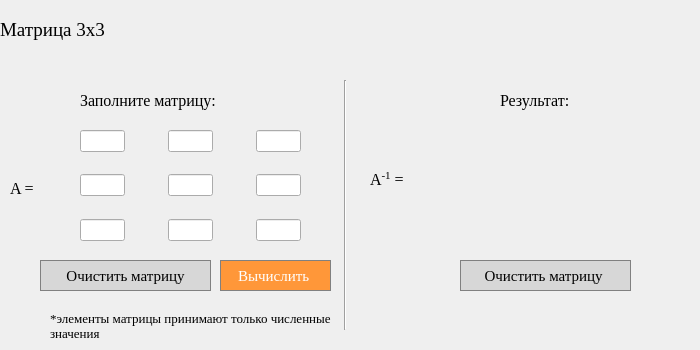
<?xml version="1.0" encoding="UTF-8"?>
<ui version="4.0">
 <class>matrix_inverse_3x3</class>
 <widget class="QDialog" name="matrix_inverse_3x3">
  <property name="geometry">
   <rect>
    <x>0</x>
    <y>0</y>
    <width>700</width>
    <height>350</height>
   </rect>
  </property>
  <property name="windowTitle">
   <string>Matrix inverse 3x3</string>
  </property>
  <widget class="QLabel" name="label">
   <property name="geometry">
    <rect>
     <x>0</x>
     <y>10</y>
     <width>700</width>
     <height>40</height>
    </rect>
   </property>
   <property name="sizePolicy">
    <sizepolicy hsizetype="Preferred" vsizetype="Fixed">
     <horstretch>0</horstretch>
     <verstretch>0</verstretch>
    </sizepolicy>
   </property>
   <property name="font">
    <font>
     <family>Times New Roman</family>
     <pointsize>14</pointsize>
    </font>
   </property>
   <property name="styleSheet">
    <string notr="true">QLabel {
	qproperty-alignment: 'AlignVCenter | AlignCenter';
}</string>
   </property>
   <property name="text">
    <string>Матрица 3x3</string>
   </property>
  </widget>
  <widget class="QLabel" name="label_3">
   <property name="geometry">
    <rect>
     <x>10</x>
     <y>180</y>
     <width>55</width>
     <height>16</height>
    </rect>
   </property>
   <property name="font">
    <font>
     <family>Times New Roman</family>
     <pointsize>12</pointsize>
    </font>
   </property>
   <property name="styleSheet">
    <string notr="true">QLabel {
	qproperty-alignment: 'AlignVCenter | AlignRight';
}</string>
   </property>
   <property name="text">
    <string>A =</string>
   </property>
  </widget>
  <widget class="QWidget" name="layoutWidget">
   <property name="geometry">
    <rect>
     <x>80</x>
     <y>130</y>
     <width>221</width>
     <height>111</height>
    </rect>
   </property>
   <layout class="QVBoxLayout" name="verticalLayout">
    <item>
     <layout class="QHBoxLayout" name="horizontalLayout">
      <item>
       <widget class="QLineEdit" name="lineEdit_1"/>
      </item>
      <item>
       <spacer name="horizontalSpacer">
        <property name="orientation">
         <enum>Qt::Horizontal</enum>
        </property>
        <property name="sizeType">
         <enum>QSizePolicy::Preferred</enum>
        </property>
        <property name="sizeHint" stdset="0">
         <size>
          <width>100</width>
          <height>20</height>
         </size>
        </property>
       </spacer>
      </item>
      <item>
       <widget class="QLineEdit" name="lineEdit_2"/>
      </item>
      <item>
       <spacer name="horizontalSpacer_3">
        <property name="orientation">
         <enum>Qt::Horizontal</enum>
        </property>
        <property name="sizeType">
         <enum>QSizePolicy::Preferred</enum>
        </property>
        <property name="sizeHint" stdset="0">
         <size>
          <width>100</width>
          <height>20</height>
         </size>
        </property>
       </spacer>
      </item>
      <item>
       <widget class="QLineEdit" name="lineEdit_3"/>
      </item>
     </layout>
    </item>
    <item>
     <spacer name="verticalSpacer">
      <property name="orientation">
       <enum>Qt::Vertical</enum>
      </property>
      <property name="sizeHint" stdset="0">
       <size>
        <width>20</width>
        <height>40</height>
       </size>
      </property>
     </spacer>
    </item>
    <item>
     <layout class="QHBoxLayout" name="horizontalLayout_2">
      <item>
       <widget class="QLineEdit" name="lineEdit_4"/>
      </item>
      <item>
       <spacer name="horizontalSpacer_2">
        <property name="orientation">
         <enum>Qt::Horizontal</enum>
        </property>
        <property name="sizeType">
         <enum>QSizePolicy::Preferred</enum>
        </property>
        <property name="sizeHint" stdset="0">
         <size>
          <width>100</width>
          <height>20</height>
         </size>
        </property>
       </spacer>
      </item>
      <item>
       <widget class="QLineEdit" name="lineEdit_5"/>
      </item>
      <item>
       <spacer name="horizontalSpacer_4">
        <property name="orientation">
         <enum>Qt::Horizontal</enum>
        </property>
        <property name="sizeType">
         <enum>QSizePolicy::Preferred</enum>
        </property>
        <property name="sizeHint" stdset="0">
         <size>
          <width>100</width>
          <height>20</height>
         </size>
        </property>
       </spacer>
      </item>
      <item>
       <widget class="QLineEdit" name="lineEdit_6"/>
      </item>
     </layout>
    </item>
    <item>
     <spacer name="verticalSpacer_2">
      <property name="orientation">
       <enum>Qt::Vertical</enum>
      </property>
      <property name="sizeHint" stdset="0">
       <size>
        <width>20</width>
        <height>40</height>
       </size>
      </property>
     </spacer>
    </item>
    <item>
     <layout class="QHBoxLayout" name="horizontalLayout_3">
      <item>
       <widget class="QLineEdit" name="lineEdit_7"/>
      </item>
      <item>
       <spacer name="horizontalSpacer_5">
        <property name="orientation">
         <enum>Qt::Horizontal</enum>
        </property>
        <property name="sizeType">
         <enum>QSizePolicy::Preferred</enum>
        </property>
        <property name="sizeHint" stdset="0">
         <size>
          <width>100</width>
          <height>20</height>
         </size>
        </property>
       </spacer>
      </item>
      <item>
       <widget class="QLineEdit" name="lineEdit_8"/>
      </item>
      <item>
       <spacer name="horizontalSpacer_6">
        <property name="orientation">
         <enum>Qt::Horizontal</enum>
        </property>
        <property name="sizeType">
         <enum>QSizePolicy::Preferred</enum>
        </property>
        <property name="sizeHint" stdset="0">
         <size>
          <width>100</width>
          <height>20</height>
         </size>
        </property>
       </spacer>
      </item>
      <item>
       <widget class="QLineEdit" name="lineEdit_9"/>
      </item>
     </layout>
    </item>
   </layout>
  </widget>
  <widget class="Line" name="line">
   <property name="geometry">
    <rect>
     <x>340</x>
     <y>80</y>
     <width>10</width>
     <height>250</height>
    </rect>
   </property>
   <property name="orientation">
    <enum>Qt::Vertical</enum>
   </property>
  </widget>
  <widget class="QPushButton" name="pushButton_clear">
   <property name="geometry">
    <rect>
     <x>40</x>
     <y>260</y>
     <width>171</width>
     <height>31</height>
    </rect>
   </property>
   <property name="font">
    <font>
     <family>Times New Roman</family>
     <pointsize>11</pointsize>
    </font>
   </property>
   <property name="styleSheet">
    <string notr="true">QPushButton {
  background-color: rgb(215, 215, 215);
  border: 1px solid gray;
}
QPushButton:pressed {
    background-color: qlineargradient(x1: 0, y1: 0, x2: 0, y2: 1,
                                      stop: 0 #BEBEBE, stop: 1 #D7D7D7);
}</string>
   </property>
   <property name="text">
    <string>Очистить матрицу</string>
   </property>
  </widget>
  <widget class="QPushButton" name="pushButton_clear_res">
   <property name="geometry">
    <rect>
     <x>460</x>
     <y>260</y>
     <width>171</width>
     <height>31</height>
    </rect>
   </property>
   <property name="font">
    <font>
     <family>Times New Roman</family>
     <pointsize>11</pointsize>
    </font>
   </property>
   <property name="acceptDrops">
    <bool>false</bool>
   </property>
   <property name="autoFillBackground">
    <bool>false</bool>
   </property>
   <property name="styleSheet">
    <string notr="true">QPushButton {
  background-color: rgb(215, 215, 215);
  border: 1px solid gray;
}
QPushButton:pressed {
    background-color: qlineargradient(x1: 0, y1: 0, x2: 0, y2: 1,
                                      stop: 0 #BEBEBE, stop: 1 #D7D7D7);
}</string>
   </property>
   <property name="text">
    <string>Очистить матрицу </string>
   </property>
   <property name="checkable">
    <bool>false</bool>
   </property>
   <property name="autoRepeat">
    <bool>false</bool>
   </property>
   <property name="autoExclusive">
    <bool>false</bool>
   </property>
   <property name="default">
    <bool>false</bool>
   </property>
   <property name="flat">
    <bool>false</bool>
   </property>
  </widget>
  <widget class="QPushButton" name="pushButton_det_2x2">
   <property name="geometry">
    <rect>
     <x>220</x>
     <y>260</y>
     <width>111</width>
     <height>31</height>
    </rect>
   </property>
   <property name="font">
    <font>
     <family>Times New Roman</family>
     <pointsize>11</pointsize>
    </font>
   </property>
   <property name="styleSheet">
    <string notr="true">QPushButton {
  background-color: rgb(255, 151, 57);
  color: white; 
  border: 1px solid gray;
}

QPushButton:pressed {
    background-color: qlineargradient(x1: 0, y1: 0, x2: 0, y2: 1,
                                      stop: 0 #FF7832, stop: 1 #FF9739);
}</string>
   </property>
   <property name="text">
    <string>Вычислить </string>
   </property>
  </widget>
  <widget class="QWidget" name="layoutWidget_2">
   <property name="geometry">
    <rect>
     <x>420</x>
     <y>130</y>
     <width>241</width>
     <height>111</height>
    </rect>
   </property>
   <layout class="QVBoxLayout" name="verticalLayout_2">
    <item>
     <layout class="QHBoxLayout" name="horizontalLayout_4">
      <item>
       <widget class="QLabel" name="label_inverse_3x3_res_1">
        <property name="sizePolicy">
         <sizepolicy hsizetype="Expanding" vsizetype="Preferred">
          <horstretch>0</horstretch>
          <verstretch>0</verstretch>
         </sizepolicy>
        </property>
        <property name="styleSheet">
         <string notr="true">QLabel {
	qproperty-alignment: 'AlignVCenter | AlignLeft';
	border : 1px solid gray;
}

background-color : white;</string>
        </property>
        <property name="text">
         <string/>
        </property>
       </widget>
      </item>
      <item>
       <spacer name="horizontalSpacer_7">
        <property name="orientation">
         <enum>Qt::Horizontal</enum>
        </property>
        <property name="sizeType">
         <enum>QSizePolicy::Fixed</enum>
        </property>
        <property name="sizeHint" stdset="0">
         <size>
          <width>10</width>
          <height>20</height>
         </size>
        </property>
       </spacer>
      </item>
      <item>
       <widget class="QLabel" name="label_inverse_3x3_res_2">
        <property name="sizePolicy">
         <sizepolicy hsizetype="Expanding" vsizetype="Preferred">
          <horstretch>0</horstretch>
          <verstretch>0</verstretch>
         </sizepolicy>
        </property>
        <property name="styleSheet">
         <string notr="true">QLabel {
	qproperty-alignment: 'AlignVCenter | AlignLeft';
	border : 1px solid gray;
}

background-color : white;</string>
        </property>
        <property name="text">
         <string/>
        </property>
       </widget>
      </item>
      <item>
       <spacer name="horizontalSpacer_8">
        <property name="orientation">
         <enum>Qt::Horizontal</enum>
        </property>
        <property name="sizeType">
         <enum>QSizePolicy::Fixed</enum>
        </property>
        <property name="sizeHint" stdset="0">
         <size>
          <width>10</width>
          <height>20</height>
         </size>
        </property>
       </spacer>
      </item>
      <item>
       <widget class="QLabel" name="label_inverse_3x3_res_3">
        <property name="sizePolicy">
         <sizepolicy hsizetype="Expanding" vsizetype="Preferred">
          <horstretch>0</horstretch>
          <verstretch>0</verstretch>
         </sizepolicy>
        </property>
        <property name="styleSheet">
         <string notr="true">QLabel {
	qproperty-alignment: 'AlignVCenter | AlignLeft';
	border : 1px solid gray;
}

background-color : white;</string>
        </property>
        <property name="text">
         <string/>
        </property>
       </widget>
      </item>
     </layout>
    </item>
    <item>
     <spacer name="verticalSpacer_3">
      <property name="orientation">
       <enum>Qt::Vertical</enum>
      </property>
      <property name="sizeType">
       <enum>QSizePolicy::Preferred</enum>
      </property>
      <property name="sizeHint" stdset="0">
       <size>
        <width>186</width>
        <height>13</height>
       </size>
      </property>
     </spacer>
    </item>
    <item>
     <layout class="QHBoxLayout" name="horizontalLayout_5">
      <item>
       <widget class="QLabel" name="label_inverse_3x3_res_4">
        <property name="sizePolicy">
         <sizepolicy hsizetype="Expanding" vsizetype="Preferred">
          <horstretch>0</horstretch>
          <verstretch>0</verstretch>
         </sizepolicy>
        </property>
        <property name="styleSheet">
         <string notr="true">QLabel {
	qproperty-alignment: 'AlignVCenter | AlignLeft';
	border : 1px solid gray;
}

background-color : white;</string>
        </property>
        <property name="text">
         <string/>
        </property>
       </widget>
      </item>
      <item>
       <spacer name="horizontalSpacer_9">
        <property name="orientation">
         <enum>Qt::Horizontal</enum>
        </property>
        <property name="sizeType">
         <enum>QSizePolicy::Fixed</enum>
        </property>
        <property name="sizeHint" stdset="0">
         <size>
          <width>10</width>
          <height>20</height>
         </size>
        </property>
       </spacer>
      </item>
      <item>
       <widget class="QLabel" name="label_inverse_3x3_res_5">
        <property name="sizePolicy">
         <sizepolicy hsizetype="Expanding" vsizetype="Preferred">
          <horstretch>0</horstretch>
          <verstretch>0</verstretch>
         </sizepolicy>
        </property>
        <property name="styleSheet">
         <string notr="true">QLabel {
	qproperty-alignment: 'AlignVCenter | AlignLeft';
	border : 1px solid gray;
}

background-color : white;</string>
        </property>
        <property name="text">
         <string/>
        </property>
       </widget>
      </item>
      <item>
       <spacer name="horizontalSpacer_10">
        <property name="orientation">
         <enum>Qt::Horizontal</enum>
        </property>
        <property name="sizeType">
         <enum>QSizePolicy::Fixed</enum>
        </property>
        <property name="sizeHint" stdset="0">
         <size>
          <width>10</width>
          <height>20</height>
         </size>
        </property>
       </spacer>
      </item>
      <item>
       <widget class="QLabel" name="label_inverse_3x3_res_6">
        <property name="sizePolicy">
         <sizepolicy hsizetype="Expanding" vsizetype="Preferred">
          <horstretch>0</horstretch>
          <verstretch>0</verstretch>
         </sizepolicy>
        </property>
        <property name="styleSheet">
         <string notr="true">QLabel {
	qproperty-alignment: 'AlignVCenter | AlignLeft';
	border : 1px solid gray;
}

background-color : white;</string>
        </property>
        <property name="text">
         <string/>
        </property>
       </widget>
      </item>
     </layout>
    </item>
    <item>
     <spacer name="verticalSpacer_4">
      <property name="orientation">
       <enum>Qt::Vertical</enum>
      </property>
      <property name="sizeType">
       <enum>QSizePolicy::Preferred</enum>
      </property>
      <property name="sizeHint" stdset="0">
       <size>
        <width>186</width>
        <height>13</height>
       </size>
      </property>
     </spacer>
    </item>
    <item>
     <layout class="QHBoxLayout" name="horizontalLayout_6">
      <item>
       <widget class="QLabel" name="label_inverse_3x3_res_7">
        <property name="sizePolicy">
         <sizepolicy hsizetype="Expanding" vsizetype="Preferred">
          <horstretch>0</horstretch>
          <verstretch>0</verstretch>
         </sizepolicy>
        </property>
        <property name="styleSheet">
         <string notr="true">QLabel {
	qproperty-alignment: 'AlignVCenter | AlignLeft';
	border : 1px solid gray;
}

background-color : white;</string>
        </property>
        <property name="text">
         <string/>
        </property>
       </widget>
      </item>
      <item>
       <spacer name="horizontalSpacer_11">
        <property name="orientation">
         <enum>Qt::Horizontal</enum>
        </property>
        <property name="sizeType">
         <enum>QSizePolicy::Fixed</enum>
        </property>
        <property name="sizeHint" stdset="0">
         <size>
          <width>10</width>
          <height>17</height>
         </size>
        </property>
       </spacer>
      </item>
      <item>
       <widget class="QLabel" name="label_inverse_3x3_res_8">
        <property name="sizePolicy">
         <sizepolicy hsizetype="Expanding" vsizetype="Preferred">
          <horstretch>0</horstretch>
          <verstretch>0</verstretch>
         </sizepolicy>
        </property>
        <property name="styleSheet">
         <string notr="true">QLabel {
	qproperty-alignment: 'AlignVCenter | AlignLeft';
	border : 1px solid gray;
}

background-color : white;</string>
        </property>
        <property name="text">
         <string/>
        </property>
       </widget>
      </item>
      <item>
       <spacer name="horizontalSpacer_12">
        <property name="orientation">
         <enum>Qt::Horizontal</enum>
        </property>
        <property name="sizeType">
         <enum>QSizePolicy::Fixed</enum>
        </property>
        <property name="sizeHint" stdset="0">
         <size>
          <width>10</width>
          <height>17</height>
         </size>
        </property>
       </spacer>
      </item>
      <item>
       <widget class="QLabel" name="label_inverse_3x3_res_9">
        <property name="sizePolicy">
         <sizepolicy hsizetype="Expanding" vsizetype="Preferred">
          <horstretch>0</horstretch>
          <verstretch>0</verstretch>
         </sizepolicy>
        </property>
        <property name="styleSheet">
         <string notr="true">QLabel {
	qproperty-alignment: 'AlignVCenter | AlignLeft';
	border : 1px solid gray;
}

background-color : white;</string>
        </property>
        <property name="text">
         <string/>
        </property>
       </widget>
      </item>
     </layout>
    </item>
   </layout>
  </widget>
  <widget class="QLabel" name="label_A_inverse">
   <property name="geometry">
    <rect>
     <x>370</x>
     <y>170</y>
     <width>41</width>
     <height>16</height>
    </rect>
   </property>
   <property name="font">
    <font>
     <family>Times New Roman</family>
     <pointsize>12</pointsize>
    </font>
   </property>
   <property name="text">
    <string>&lt;html&gt;&lt;head/&gt;&lt;body&gt;&lt;p&gt;A&lt;span style=&quot; vertical-align:super;&quot;&gt;-1&lt;/span&gt; =&lt;/p&gt;&lt;/body&gt;&lt;/html&gt;</string>
   </property>
  </widget>
  <widget class="QLabel" name="label_2">
   <property name="geometry">
    <rect>
     <x>500</x>
     <y>90</y>
     <width>100</width>
     <height>20</height>
    </rect>
   </property>
   <property name="font">
    <font>
     <family>Times New Roman</family>
     <pointsize>12</pointsize>
    </font>
   </property>
   <property name="text">
    <string>Результат:</string>
   </property>
  </widget>
  <widget class="QLabel" name="label_4">
   <property name="geometry">
    <rect>
     <x>50</x>
     <y>310</y>
     <width>291</width>
     <height>31</height>
    </rect>
   </property>
   <property name="font">
    <font>
     <family>Times New Roman</family>
     <pointsize>10</pointsize>
    </font>
   </property>
   <property name="mouseTracking">
    <bool>false</bool>
   </property>
   <property name="tabletTracking">
    <bool>false</bool>
   </property>
   <property name="acceptDrops">
    <bool>false</bool>
   </property>
   <property name="autoFillBackground">
    <bool>false</bool>
   </property>
   <property name="text">
    <string>*элементы матрицы принимают только численные значения</string>
   </property>
   <property name="scaledContents">
    <bool>false</bool>
   </property>
   <property name="wordWrap">
    <bool>true</bool>
   </property>
  </widget>
  <widget class="QLabel" name="label_5">
   <property name="geometry">
    <rect>
     <x>80</x>
     <y>90</y>
     <width>201</width>
     <height>20</height>
    </rect>
   </property>
   <property name="font">
    <font>
     <family>Times New Roman</family>
     <pointsize>12</pointsize>
    </font>
   </property>
   <property name="mouseTracking">
    <bool>false</bool>
   </property>
   <property name="tabletTracking">
    <bool>false</bool>
   </property>
   <property name="acceptDrops">
    <bool>false</bool>
   </property>
   <property name="autoFillBackground">
    <bool>false</bool>
   </property>
   <property name="text">
    <string>Заполните матрицу:</string>
   </property>
   <property name="scaledContents">
    <bool>false</bool>
   </property>
   <property name="wordWrap">
    <bool>true</bool>
   </property>
  </widget>
 </widget>
 <resources/>
 <connections/>
</ui>
